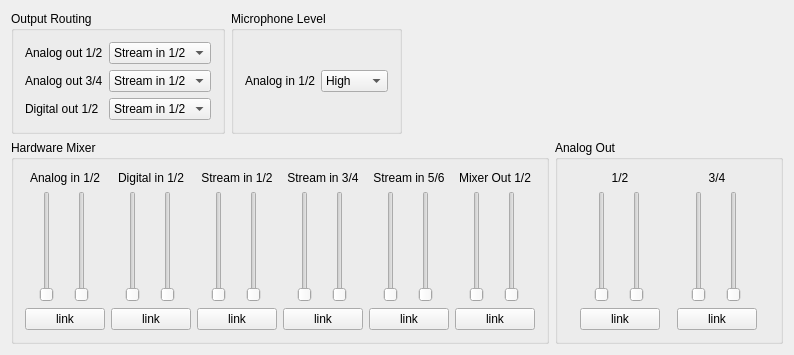
<?xml version="1.0" encoding="UTF-8"?>
<ui version="4.0">
 <class>YamahaGoUI</class>
 <widget class="QWidget" name="YamahaGoUI">
  <property name="geometry">
   <rect>
    <x>0</x>
    <y>0</y>
    <width>794</width>
    <height>355</height>
   </rect>
  </property>
  <property name="sizePolicy">
   <sizepolicy hsizetype="Preferred" vsizetype="Preferred">
    <horstretch>0</horstretch>
    <verstretch>0</verstretch>
   </sizepolicy>
  </property>
  <property name="windowTitle">
   <string>Yamaha GO series Control</string>
  </property>
  <layout class="QVBoxLayout" name="verticalLayout">
   <item>
    <layout class="QHBoxLayout" name="horizontalLayout">
     <item>
      <widget class="QGroupBox" name="box_out_route">
       <property name="sizePolicy">
        <sizepolicy hsizetype="Preferred" vsizetype="Preferred">
         <horstretch>0</horstretch>
         <verstretch>0</verstretch>
        </sizepolicy>
       </property>
       <property name="title">
        <string>Output Routing</string>
       </property>
       <layout class="QGridLayout" name="gridLayout_3">
        <item row="0" column="0">
         <widget class="QLabel" name="label_ana_out_12_route">
          <property name="text">
           <string>Analog out 1/2</string>
          </property>
          <property name="wordWrap">
           <bool>false</bool>
          </property>
         </widget>
        </item>
        <item row="0" column="1">
         <widget class="QComboBox" name="cmb_ana_out_12_route">
          <item>
           <property name="text">
            <string>Stream in 1/2</string>
           </property>
          </item>
          <item>
           <property name="text">
            <string>Stream in 3/4</string>
           </property>
          </item>
          <item>
           <property name="text">
            <string>Analog in 1/2</string>
           </property>
          </item>
          <item>
           <property name="text">
            <string>Digital in 1/2</string>
           </property>
          </item>
          <item>
           <property name="text">
            <string>Mixer out 1/2</string>
           </property>
          </item>
          <item>
           <property name="text">
            <string>Stream in 5/6</string>
           </property>
          </item>
         </widget>
        </item>
        <item row="1" column="0">
         <widget class="QLabel" name="label_ana_out_34_route">
          <property name="text">
           <string>Analog out 3/4</string>
          </property>
          <property name="wordWrap">
           <bool>false</bool>
          </property>
         </widget>
        </item>
        <item row="1" column="1">
         <widget class="QComboBox" name="cmb_ana_out_34_route">
          <item>
           <property name="text">
            <string>Stream in 1/2</string>
           </property>
          </item>
          <item>
           <property name="text">
            <string>Stream in 3/4</string>
           </property>
          </item>
          <item>
           <property name="text">
            <string>Analog in 1/2</string>
           </property>
          </item>
          <item>
           <property name="text">
            <string>Digital in 1/2</string>
           </property>
          </item>
          <item>
           <property name="text">
            <string>Mixer out 1/2</string>
           </property>
          </item>
          <item>
           <property name="text">
            <string>Stream in 5/6</string>
           </property>
          </item>
         </widget>
        </item>
        <item row="2" column="0">
         <widget class="QLabel" name="label_dig_out_12_route">
          <property name="text">
           <string>Digital out 1/2 </string>
          </property>
          <property name="wordWrap">
           <bool>false</bool>
          </property>
         </widget>
        </item>
        <item row="2" column="1">
         <widget class="QComboBox" name="cmb_dig_out_12_route">
          <item>
           <property name="text">
            <string>Stream in 1/2</string>
           </property>
          </item>
          <item>
           <property name="text">
            <string>Stream in 3/4</string>
           </property>
          </item>
          <item>
           <property name="text">
            <string>Analog in 1/2</string>
           </property>
          </item>
          <item>
           <property name="text">
            <string>Digital in 1/2</string>
           </property>
          </item>
          <item>
           <property name="text">
            <string>Mixer out 1/2</string>
           </property>
          </item>
          <item>
           <property name="text">
            <string>Stream in 5/6</string>
           </property>
          </item>
         </widget>
        </item>
       </layout>
      </widget>
     </item>
     <item>
      <widget class="QGroupBox" name="box_ana_in_12_level">
       <property name="title">
        <string>Microphone Level</string>
       </property>
       <layout class="QHBoxLayout" name="horizontalLayout_10">
        <item>
         <widget class="QLabel" name="label_ana_in_12">
          <property name="text">
           <string>Analog in 1/2</string>
          </property>
          <property name="wordWrap">
           <bool>false</bool>
          </property>
         </widget>
        </item>
        <item>
         <widget class="QComboBox" name="cmb_ana_in_12_level">
          <item>
           <property name="text">
            <string>High</string>
           </property>
          </item>
          <item>
           <property name="text">
            <string>Middle</string>
           </property>
          </item>
          <item>
           <property name="text">
            <string>Low</string>
           </property>
          </item>
         </widget>
        </item>
       </layout>
      </widget>
     </item>
     <item>
      <spacer name="spacer_above">
       <property name="orientation">
        <enum>Qt::Horizontal</enum>
       </property>
       <property name="sizeHint" stdset="0">
        <size>
         <width>40</width>
         <height>20</height>
        </size>
       </property>
      </spacer>
     </item>
    </layout>
   </item>
   <item>
    <layout class="QHBoxLayout" name="layout_h_bottom">
     <item>
      <widget class="QGroupBox" name="mixer">
       <property name="title">
        <string>Hardware Mixer</string>
       </property>
       <layout class="QGridLayout" name="gridLayout">
        <item row="2" column="2">
         <layout class="QHBoxLayout" name="layout_mixer_strm_in_12">
          <item>
           <widget class="QSlider" name="sld_mixer_strm_in_1">
            <property name="minimum">
             <number>0</number>
            </property>
            <property name="maximum">
             <number>99</number>
            </property>
            <property name="singleStep">
             <number>10</number>
            </property>
            <property name="pageStep">
             <number>10</number>
            </property>
            <property name="orientation">
             <enum>Qt::Vertical</enum>
            </property>
            <property name="tickInterval">
             <number>0</number>
            </property>
           </widget>
          </item>
          <item>
           <widget class="QSlider" name="sld_mixer_strm_in_2">
            <property name="singleStep">
             <number>10</number>
            </property>
            <property name="orientation">
             <enum>Qt::Vertical</enum>
            </property>
           </widget>
          </item>
         </layout>
        </item>
        <item row="2" column="5">
         <layout class="QHBoxLayout" name="layout_mixer_strm_in_56">
          <item>
           <widget class="QSlider" name="sld_mixer_strm_in_5">
            <property name="minimum">
             <number>0</number>
            </property>
            <property name="maximum">
             <number>99</number>
            </property>
            <property name="singleStep">
             <number>10</number>
            </property>
            <property name="pageStep">
             <number>10</number>
            </property>
            <property name="orientation">
             <enum>Qt::Vertical</enum>
            </property>
            <property name="tickInterval">
             <number>0</number>
            </property>
           </widget>
          </item>
          <item>
           <widget class="QSlider" name="sld_mixer_strm_in_6">
            <property name="singleStep">
             <number>10</number>
            </property>
            <property name="orientation">
             <enum>Qt::Vertical</enum>
            </property>
           </widget>
          </item>
         </layout>
        </item>
        <item row="0" column="1">
         <widget class="QLabel" name="label_mixer_dig_in">
          <property name="text">
           <string>Digital in 1/2</string>
          </property>
          <property name="alignment">
           <set>Qt::AlignCenter</set>
          </property>
         </widget>
        </item>
        <item row="2" column="1">
         <layout class="QHBoxLayout" name="layout_mixer_dig_in_12">
          <item>
           <widget class="QSlider" name="sld_mixer_dig_in_1">
            <property name="minimum">
             <number>0</number>
            </property>
            <property name="maximum">
             <number>99</number>
            </property>
            <property name="singleStep">
             <number>10</number>
            </property>
            <property name="pageStep">
             <number>10</number>
            </property>
            <property name="orientation">
             <enum>Qt::Vertical</enum>
            </property>
            <property name="tickInterval">
             <number>0</number>
            </property>
           </widget>
          </item>
          <item>
           <widget class="QSlider" name="sld_mixer_dig_in_2">
            <property name="singleStep">
             <number>10</number>
            </property>
            <property name="orientation">
             <enum>Qt::Vertical</enum>
            </property>
           </widget>
          </item>
         </layout>
        </item>
        <item row="0" column="6">
         <widget class="QLabel" name="label_mixer_out_12">
          <property name="text">
           <string>Mixer Out 1/2</string>
          </property>
          <property name="alignment">
           <set>Qt::AlignCenter</set>
          </property>
          <property name="wordWrap">
           <bool>false</bool>
          </property>
         </widget>
        </item>
        <item row="0" column="0">
         <widget class="QLabel" name="label_mixer_ana_in">
          <property name="text">
           <string>Analog in 1/2</string>
          </property>
          <property name="alignment">
           <set>Qt::AlignCenter</set>
          </property>
         </widget>
        </item>
        <item row="2" column="0">
         <layout class="QHBoxLayout" name="layout_mixer_ana_in_12">
          <item>
           <widget class="QSlider" name="sld_mixer_ana_in_1">
            <property name="sizePolicy">
             <sizepolicy hsizetype="Fixed" vsizetype="Expanding">
              <horstretch>0</horstretch>
              <verstretch>0</verstretch>
             </sizepolicy>
            </property>
            <property name="minimumSize">
             <size>
              <width>0</width>
              <height>100</height>
             </size>
            </property>
            <property name="layoutDirection">
             <enum>Qt::LeftToRight</enum>
            </property>
            <property name="minimum">
             <number>0</number>
            </property>
            <property name="maximum">
             <number>99</number>
            </property>
            <property name="singleStep">
             <number>10</number>
            </property>
            <property name="pageStep">
             <number>10</number>
            </property>
            <property name="orientation">
             <enum>Qt::Vertical</enum>
            </property>
            <property name="tickInterval">
             <number>0</number>
            </property>
           </widget>
          </item>
          <item>
           <widget class="QSlider" name="sld_mixer_ana_in_2">
            <property name="singleStep">
             <number>10</number>
            </property>
            <property name="orientation">
             <enum>Qt::Vertical</enum>
            </property>
           </widget>
          </item>
         </layout>
        </item>
        <item row="3" column="0">
         <widget class="QPushButton" name="link_mixer_ana_in_12">
          <property name="text">
           <string>link</string>
          </property>
          <property name="checkable">
           <bool>true</bool>
          </property>
         </widget>
        </item>
        <item row="3" column="1">
         <widget class="QPushButton" name="link_mixer_dig_in_12">
          <property name="text">
           <string>link</string>
          </property>
          <property name="checkable">
           <bool>true</bool>
          </property>
         </widget>
        </item>
        <item row="3" column="2">
         <widget class="QPushButton" name="link_mixer_strm_in_12">
          <property name="text">
           <string>link</string>
          </property>
          <property name="checkable">
           <bool>true</bool>
          </property>
         </widget>
        </item>
        <item row="3" column="5">
         <widget class="QPushButton" name="link_mixer_strm_in_56">
          <property name="text">
           <string>link</string>
          </property>
          <property name="checkable">
           <bool>true</bool>
          </property>
         </widget>
        </item>
        <item row="3" column="6">
         <widget class="QPushButton" name="link_mixer_out_12">
          <property name="text">
           <string>link</string>
          </property>
          <property name="checkable">
           <bool>true</bool>
          </property>
         </widget>
        </item>
        <item row="0" column="2">
         <widget class="QLabel" name="label_mixer_strm_in">
          <property name="text">
           <string>Stream in 1/2</string>
          </property>
          <property name="alignment">
           <set>Qt::AlignCenter</set>
          </property>
          <property name="wordWrap">
           <bool>false</bool>
          </property>
         </widget>
        </item>
        <item row="3" column="3">
         <widget class="QPushButton" name="link_mixer_strm_in_34">
          <property name="text">
           <string>link</string>
          </property>
          <property name="checkable">
           <bool>true</bool>
          </property>
         </widget>
        </item>
        <item row="0" column="3">
         <widget class="QLabel" name="label_mixer_strm_in_34">
          <property name="text">
           <string>Stream in 3/4</string>
          </property>
          <property name="alignment">
           <set>Qt::AlignCenter</set>
          </property>
          <property name="wordWrap">
           <bool>false</bool>
          </property>
         </widget>
        </item>
        <item row="2" column="3">
         <layout class="QHBoxLayout" name="layout_mixer_strm_in_34">
          <item>
           <widget class="QSlider" name="sld_mixer_strm_in_3">
            <property name="minimum">
             <number>0</number>
            </property>
            <property name="maximum">
             <number>99</number>
            </property>
            <property name="singleStep">
             <number>10</number>
            </property>
            <property name="pageStep">
             <number>10</number>
            </property>
            <property name="orientation">
             <enum>Qt::Vertical</enum>
            </property>
            <property name="tickInterval">
             <number>0</number>
            </property>
           </widget>
          </item>
          <item>
           <widget class="QSlider" name="sld_mixer_strm_in_4">
            <property name="singleStep">
             <number>10</number>
            </property>
            <property name="orientation">
             <enum>Qt::Vertical</enum>
            </property>
           </widget>
          </item>
         </layout>
        </item>
        <item row="0" column="5">
         <widget class="QLabel" name="label_mixer_strm_in_56">
          <property name="text">
           <string>Stream in 5/6</string>
          </property>
          <property name="alignment">
           <set>Qt::AlignCenter</set>
          </property>
          <property name="wordWrap">
           <bool>false</bool>
          </property>
         </widget>
        </item>
        <item row="2" column="6">
         <layout class="QHBoxLayout" name="layout_mixer_out_12">
          <item>
           <widget class="QSlider" name="sld_mixer_out_1">
            <property name="singleStep">
             <number>10</number>
            </property>
            <property name="orientation">
             <enum>Qt::Vertical</enum>
            </property>
           </widget>
          </item>
          <item>
           <widget class="QSlider" name="sld_mixer_out_2">
            <property name="minimumSize">
             <size>
              <width>0</width>
              <height>80</height>
             </size>
            </property>
            <property name="minimum">
             <number>0</number>
            </property>
            <property name="maximum">
             <number>99</number>
            </property>
            <property name="singleStep">
             <number>10</number>
            </property>
            <property name="pageStep">
             <number>10</number>
            </property>
            <property name="orientation">
             <enum>Qt::Vertical</enum>
            </property>
            <property name="tickInterval">
             <number>0</number>
            </property>
           </widget>
          </item>
         </layout>
        </item>
       </layout>
      </widget>
     </item>
     <item>
      <widget class="QGroupBox" name="box_ana_out">
       <property name="title">
        <string>Analog Out</string>
       </property>
       <layout class="QGridLayout" name="gridLayout_2">
        <item row="0" column="0">
         <widget class="QLabel" name="label_ana_out_12">
          <property name="text">
           <string>1/2</string>
          </property>
          <property name="alignment">
           <set>Qt::AlignCenter</set>
          </property>
         </widget>
        </item>
        <item row="0" column="1">
         <widget class="QLabel" name="label_ana_out_34">
          <property name="text">
           <string>3/4</string>
          </property>
          <property name="alignment">
           <set>Qt::AlignCenter</set>
          </property>
         </widget>
        </item>
        <item row="1" column="0">
         <layout class="QHBoxLayout" name="layout_ana_out">
          <item>
           <widget class="QSlider" name="sld_ana_out_1">
            <property name="minimumSize">
             <size>
              <width>0</width>
              <height>100</height>
             </size>
            </property>
            <property name="singleStep">
             <number>10</number>
            </property>
            <property name="orientation">
             <enum>Qt::Vertical</enum>
            </property>
           </widget>
          </item>
          <item>
           <widget class="QSlider" name="sld_ana_out_2">
            <property name="singleStep">
             <number>10</number>
            </property>
            <property name="orientation">
             <enum>Qt::Vertical</enum>
            </property>
           </widget>
          </item>
         </layout>
        </item>
        <item row="1" column="1">
         <layout class="QHBoxLayout" name="layout_ana_out_34">
          <item>
           <widget class="QSlider" name="sld_ana_out_3">
            <property name="singleStep">
             <number>10</number>
            </property>
            <property name="orientation">
             <enum>Qt::Vertical</enum>
            </property>
           </widget>
          </item>
          <item>
           <widget class="QSlider" name="sld_ana_out_4">
            <property name="singleStep">
             <number>10</number>
            </property>
            <property name="orientation">
             <enum>Qt::Vertical</enum>
            </property>
           </widget>
          </item>
         </layout>
        </item>
        <item row="2" column="0">
         <widget class="QPushButton" name="link_ana_out_12">
          <property name="text">
           <string>link</string>
          </property>
          <property name="checkable">
           <bool>true</bool>
          </property>
         </widget>
        </item>
        <item row="2" column="1">
         <widget class="QPushButton" name="link_ana_out_34">
          <property name="text">
           <string>link</string>
          </property>
          <property name="checkable">
           <bool>true</bool>
          </property>
         </widget>
        </item>
       </layout>
      </widget>
     </item>
    </layout>
   </item>
  </layout>
 </widget>
 <layoutdefault spacing="6" margin="11"/>
 <pixmapfunction>qPixmapFromMimeSource</pixmapfunction>
 <resources/>
 <connections/>
</ui>
